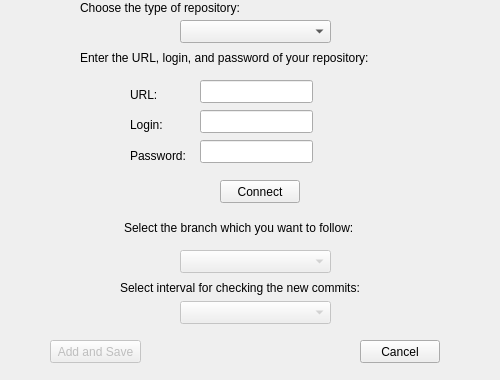
<?xml version="1.0" encoding="UTF-8"?>
<ui version="4.0">
 <class>MainWindow</class>
 <widget class="QMainWindow" name="MainWindow">
  <property name="windowModality">
   <enum>Qt::NonModal</enum>
  </property>
  <property name="geometry">
   <rect>
    <x>0</x>
    <y>0</y>
    <width>500</width>
    <height>380</height>
   </rect>
  </property>
  <property name="sizePolicy">
   <sizepolicy hsizetype="Fixed" vsizetype="Fixed">
    <horstretch>0</horstretch>
    <verstretch>0</verstretch>
   </sizepolicy>
  </property>
  <property name="minimumSize">
   <size>
    <width>500</width>
    <height>380</height>
   </size>
  </property>
  <property name="maximumSize">
   <size>
    <width>500</width>
    <height>380</height>
   </size>
  </property>
  <property name="contextMenuPolicy">
   <enum>Qt::DefaultContextMenu</enum>
  </property>
  <property name="acceptDrops">
   <bool>false</bool>
  </property>
  <property name="windowTitle">
   <string>MainWindow</string>
  </property>
  <property name="autoFillBackground">
   <bool>false</bool>
  </property>
  <property name="documentMode">
   <bool>false</bool>
  </property>
  <property name="tabShape">
   <enum>QTabWidget::Rounded</enum>
  </property>
  <property name="unifiedTitleAndToolBarOnMac">
   <bool>false</bool>
  </property>
  <widget class="QWidget" name="centralWidget">
   <widget class="QLineEdit" name="Edit_URL">
    <property name="geometry">
     <rect>
      <x>200</x>
      <y>80</y>
      <width>113</width>
      <height>23</height>
     </rect>
    </property>
   </widget>
   <widget class="QLabel" name="Label_URL">
    <property name="geometry">
     <rect>
      <x>130</x>
      <y>87</y>
      <width>59</width>
      <height>15</height>
     </rect>
    </property>
    <property name="text">
     <string>URL:</string>
    </property>
   </widget>
   <widget class="QLineEdit" name="Edit_Login">
    <property name="geometry">
     <rect>
      <x>200</x>
      <y>110</y>
      <width>113</width>
      <height>23</height>
     </rect>
    </property>
   </widget>
   <widget class="QLabel" name="Label_Login">
    <property name="geometry">
     <rect>
      <x>130</x>
      <y>117</y>
      <width>59</width>
      <height>15</height>
     </rect>
    </property>
    <property name="text">
     <string>Login:</string>
    </property>
   </widget>
   <widget class="QLabel" name="Label_Password">
    <property name="geometry">
     <rect>
      <x>130</x>
      <y>148</y>
      <width>59</width>
      <height>15</height>
     </rect>
    </property>
    <property name="text">
     <string>Password:</string>
    </property>
   </widget>
   <widget class="QLineEdit" name="Edit_Password">
    <property name="geometry">
     <rect>
      <x>200</x>
      <y>140</y>
      <width>113</width>
      <height>23</height>
     </rect>
    </property>
   </widget>
   <widget class="QLabel" name="Label_MainString">
    <property name="geometry">
     <rect>
      <x>80</x>
      <y>50</y>
      <width>321</width>
      <height>16</height>
     </rect>
    </property>
    <property name="text">
     <string>Enter the URL, login, and password of your repository:</string>
    </property>
   </widget>
   <widget class="QPushButton" name="Button_Connect">
    <property name="geometry">
     <rect>
      <x>220</x>
      <y>180</y>
      <width>80</width>
      <height>23</height>
     </rect>
    </property>
    <property name="text">
     <string>Connect</string>
    </property>
   </widget>
   <widget class="QComboBox" name="ComboBox_BranchName">
    <property name="enabled">
     <bool>false</bool>
    </property>
    <property name="geometry">
     <rect>
      <x>180</x>
      <y>250</y>
      <width>151</width>
      <height>23</height>
     </rect>
    </property>
   </widget>
   <widget class="QLabel" name="Label_Select">
    <property name="geometry">
     <rect>
      <x>124</x>
      <y>220</y>
      <width>271</width>
      <height>16</height>
     </rect>
    </property>
    <property name="text">
     <string>Select the branch which you want to follow:</string>
    </property>
   </widget>
   <widget class="QLabel" name="Label_CheckNewCommits">
    <property name="geometry">
     <rect>
      <x>120</x>
      <y>280</y>
      <width>281</width>
      <height>16</height>
     </rect>
    </property>
    <property name="text">
     <string>Select interval for checking the new commits:</string>
    </property>
   </widget>
   <widget class="QComboBox" name="ComboBox_TimeInterval">
    <property name="enabled">
     <bool>false</bool>
    </property>
    <property name="geometry">
     <rect>
      <x>180</x>
      <y>301</y>
      <width>151</width>
      <height>23</height>
     </rect>
    </property>
   </widget>
   <widget class="QPushButton" name="Button_Add_Save">
    <property name="enabled">
     <bool>false</bool>
    </property>
    <property name="geometry">
     <rect>
      <x>50</x>
      <y>340</y>
      <width>91</width>
      <height>23</height>
     </rect>
    </property>
    <property name="text">
     <string>Add and Save</string>
    </property>
   </widget>
   <widget class="QPushButton" name="Button_Cancel">
    <property name="geometry">
     <rect>
      <x>360</x>
      <y>340</y>
      <width>80</width>
      <height>23</height>
     </rect>
    </property>
    <property name="text">
     <string>Cancel</string>
    </property>
   </widget>
   <widget class="QLabel" name="Label_ChooseRepositoryType">
    <property name="geometry">
     <rect>
      <x>80</x>
      <y>0</y>
      <width>191</width>
      <height>16</height>
     </rect>
    </property>
    <property name="text">
     <string>Choose the type of repository:</string>
    </property>
   </widget>
   <widget class="QComboBox" name="ComboBox_RepositoryType">
    <property name="geometry">
     <rect>
      <x>180</x>
      <y>20</y>
      <width>151</width>
      <height>23</height>
     </rect>
    </property>
   </widget>
  </widget>
  <widget class="QMenuBar" name="menuBar">
   <property name="geometry">
    <rect>
     <x>0</x>
     <y>0</y>
     <width>500</width>
     <height>20</height>
    </rect>
   </property>
  </widget>
 </widget>
 <layoutdefault spacing="6" margin="11"/>
 <resources/>
 <connections/>
</ui>
